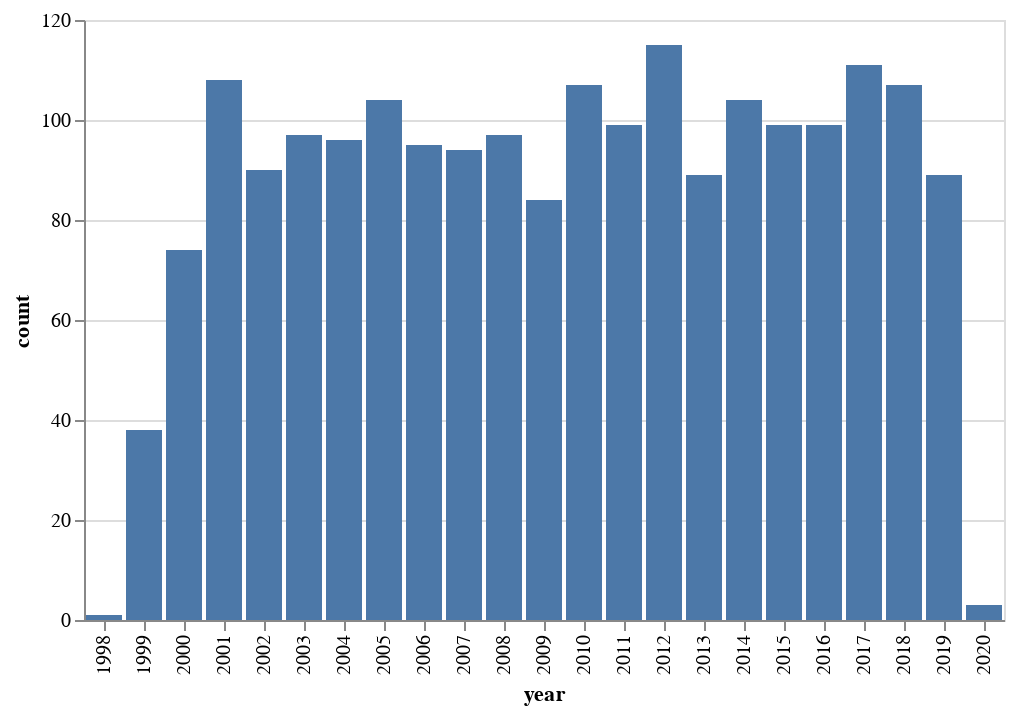

Notebook code for this chart:
### Code cell
base = read_data()

years = base['year'].unique()
years.sort()

df_count = pd.DataFrame(base['year'].value_counts()).reset_index()
df_count.columns = ['year', 'count']

alt.Chart(df_count).mark_bar().encode(
    x='year:O',
    y='count:Q'
)

### Figure 1 — Vega-Lite specification as saved in the notebook (floating-point values rounded to 4 significant figures)
{"config": {"view": {"continuousWidth": 300, "continuousHeight": 300}}, "data": {"name": "data-08c371f03e43b9cba1bbfb3a58aa1ad9"}, "mark": {"type": "bar"}, "encoding": {"x": {"field": "year", "type": "ordinal"}, "y": {"field": "count", "type": "quantitative"}}, "$schema": "https://vega.github.io/schema/vega-lite/v5.17.0.json", "datasets": {"data-08c371f03e43b9cba1bbfb3a58aa1ad9": [{"year": 2012, "count": 115}, {"year": 2017, "count": 111}, {"year": 2001, "count": 108}, {"year": 2018, "count": 107}, {"year": 2010, "count": 107}, {"year": 2014, "count": 104}, {"year": 2005, "count": 104}, {"year": 2011, "count": 99}, {"year": 2016, "count": 99}, {"year": 2015, "count": 99}, {"year": 2003, "count": 97}, {"year": 2008, "count": 97}, {"year": 2004, "count": 96}, {"year": 2006, "count": 95}, {"year": 2007, "count": 94}, {"year": 2002, "count": 90}, {"year": 2019, "count": 89}, {"year": 2013, "count": 89}, {"year": 2009, "count": 84}, {"year": 2000, "count": 74}, {"year": 1999, "count": 38}, {"year": 2020, "count": 3}, {"year": 1998, "count": 1}]}}
